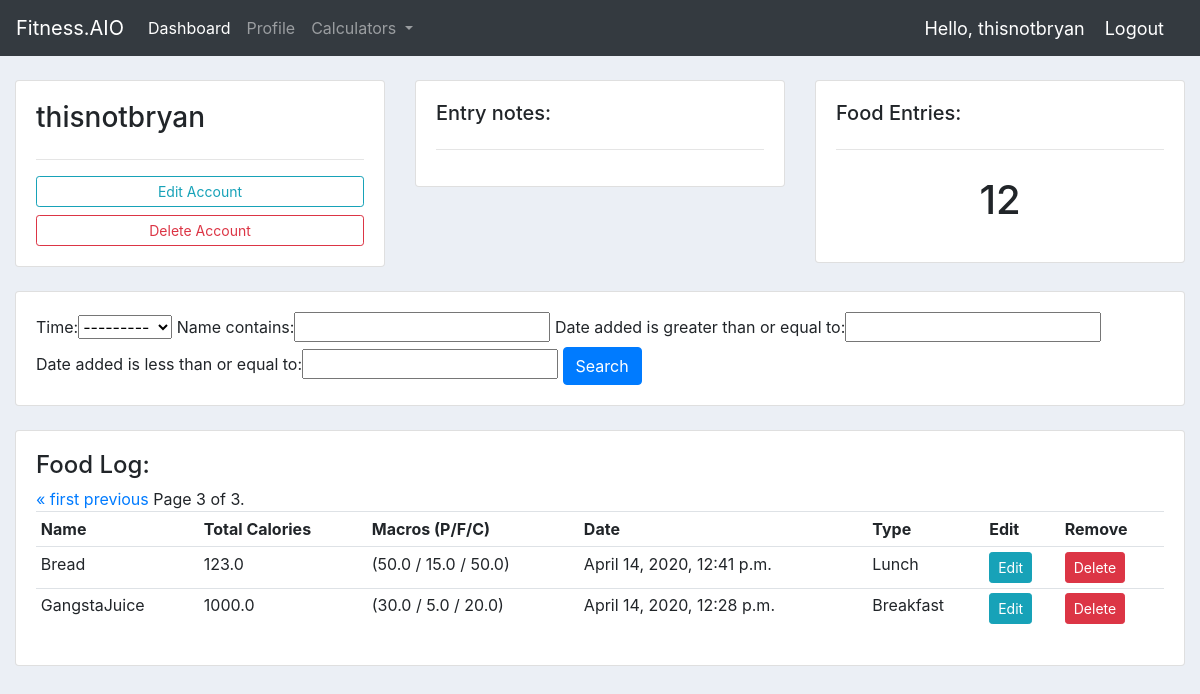
/profile/?page=3 (signed in), run on the app's committed database.
### foodEntry/models.py (models this page shows, shortened)
class FoodItem(models.Model):
    TIME_EATEN = [
        ('Breakfast','Breakfast'),
        ('Lunch', 'Lunch'),
        ('Dinner', 'Dinner'),
        ('Snack','Snack')
    ]
    user = models.ForeignKey(User, null=True, on_delete=models.CASCADE)
    name = models.CharField(max_length = 200)
    date_added = models.DateTimeField(auto_now_add=True)
    calories = models.DecimalField(max_digits=10000, decimal_places=1)
    protein = models.DecimalField(max_digits=10000, decimal_places=1)
    fat = models.DecimalField(max_digits=10000, decimal_places=1)
    carbohydrates = models.DecimalField(max_digits=10000, decimal_places=1)
    time = models.CharField(max_length = 200, choices = TIME_EATEN, null = True)

### pages/views.py (the view)
# urls.py: path('profile/', profilePage_view, name='profile-page'),
@login_required
def profilePage_view(request):
    userProfile = request.user.profile
    foodlist = FoodItem.objects.filter(user=request.user).order_by('-date_added')
    numberOfEntries = len(foodlist)
    foodFilter = FoodItemFilter(request.GET, queryset=foodlist)
    foodlist = foodFilter.qs
    paginator = Paginator(foodlist, 5)
    page_number = request.GET.get('page')
    page_obj = paginator.get_page(page_number)
    return render(request, 'profile.html',{
        'userProfile' : userProfile,
        'foodlist' : foodlist,
        'foodFilter' : foodFilter,
        'number_of_food': numberOfEntries,
        'page_obj' : page_obj,
    })

### templates/profile.html (shortened to what this page needs)
{% extends 'base.html' %}
{% block content %}
<br>
<div class="row">
    <div class="col-md">
        <div class="card card-body">
            <h3>{{user.username}}</h3>
            <hr>
            <a class="btn btn-outline-info  btn-sm btn-block" href="{% url 'registration:update-profile' %}">Edit Account</a>
            <a class="btn btn-outline-danger  btn-sm btn-block" href="{% url 'registration:update-profile' %}">Delete Account</a>
        </div>
    </div>
    <div class="col-md">
        <div class="card card-body">
            <h5>Entry notes:</h5>
            <hr>
        </div>
    </div>
    <div class="col-md">
        <div class="card card-body">
            <h5>Food Entries:</h5>
            <hr>
            <h1 style="text-align: center;padding: 10px">{{number_of_food}}</h1>
        </div>
    </div>
</div>
<br>
<div class="row">
    <div class="col">
        <div class="card card-body">
            <form method="get">
                {{foodFilter.form}}
                <button class="btn btn-primary" type="submit">Search</button>
            </form>
        </div>
    </div>
</div>
<br>
<div class="row">
    <div class="col-md">
        <div class="card card-body">
            <h4>Food Log:</h5>
            <table class="table table-sm">
                <tr>
                    <th>Name</th>
                    <th>Total Calories</th>
                    <th>Macros (P/F/C) </th>
                    <th>Date</th>
                    <th>Type</th>
                    <th>Edit</th>
                    <th>Remove</th>
                </tr>
                {% if user.is_authenticated %}
                {% for foodItems in page_obj  %}
                <tr>
                    <td>{{foodItems.name}}</td>
                    <td>{{foodItems.calories}}</td>
                    <td>({{foodItems.protein}} / {{foodItems.fat}} / {{foodItems.carbohydrates}})</td>
                    <td>{{foodItems.date_added}}</td>
                    <td>{{foodItems.time}}</td>
                    <td><a class="btn btn-sm btn-info" href=" {% url 'update-food' foodItems.id%} ">Edit</a></td>
                    <td><a class="btn btn-sm btn-danger" href="{% url 'delete-food' foodItems.id%}">Delete</a></td>
                </tr>
                {% endfor %}
                {% endif %}
                <div class="pagination">
                    <span class="step-links">
                        {% if page_obj.has_previous %}
                        <a href="?page=1">&laquo; first</a>
                        <a href="?page={{ page_obj.previous_page_number }}">previous</a>
                        {% endif %}
                        <span class="current">
                            Page {{ page_obj.number }} of {{ page_obj.paginator.num_pages }}.
                        </span>
                    </span>
                </div>
            </table>
        </div>
    </div>
</div>
{% endblock %}

### templates/navbar.html (shortened to what this page needs)
<nav class="navbar navbar-expand-lg navbar-dark bg-dark">
    <a class="navbar-brand" href="{% url 'homeView' %}">Fitness.AIO</a>
    <div class="collapse navbar-collapse" id="navbarNavDropdown">
        <ul class="navbar-nav">
            <li class="nav-item active">
                <a class="nav-link" href="{% url 'homeView' %}">Dashboard <span class="sr-only">(current)</span></a>
            </li>
            <li class="nav-item">
                <a class="nav-link" href="{% url 'profile-page' %}">Profile</a>
            </li>
            <li class="nav-item dropdown">
                <a class="nav-link dropdown-toggle" href="#" id="navbarDropdownMenuLink" data-toggle="dropdown"
                    aria-haspopup="true" aria-expanded="false">
                    Calculators
                </a>
            </li>
        </ul>
    </div>
    {% if user.is_authenticated %}
        <span class="hello-msg">Hello, {{request.user}}</span>
        <span><a class="hello-msg" href="{% url 'logout' %}">Logout</a></span>
    {% else %}
        <span><a class="hello-msg" href="{% url 'login' %}">Login</a></span>
    {% endif %}
</nav>

### static/css/main.css (style rules this page uses)
body { background-color: #ebeff5; }

### templates/navbar.html (style rules this page uses)
.hello-msg { font-size: 18px; color: #fff; margin-right: 20px; }

### data on the page
FoodItem: name "Bread", calories "123.0", protein "50.0", fat "15.0", carbohydrates "50.0", date_added "April 14, 2020, 12:41 p.m.", time "Lunch"
FoodItem: name "GangstaJuice", calories "1000.0", protein "30.0", fat "5.0", carbohydrates "20.0", date_added "April 14, 2020, 12:28 p.m.", time "Breakfast"

### other printed values
{{ request.user }} "thisnotbryan"
{{ user.username }} "thisnotbryan"
{{ number_of_food }} "12"
{{ page_obj.number }} "3"
{{ page_obj.paginator.num_pages }} "3"
